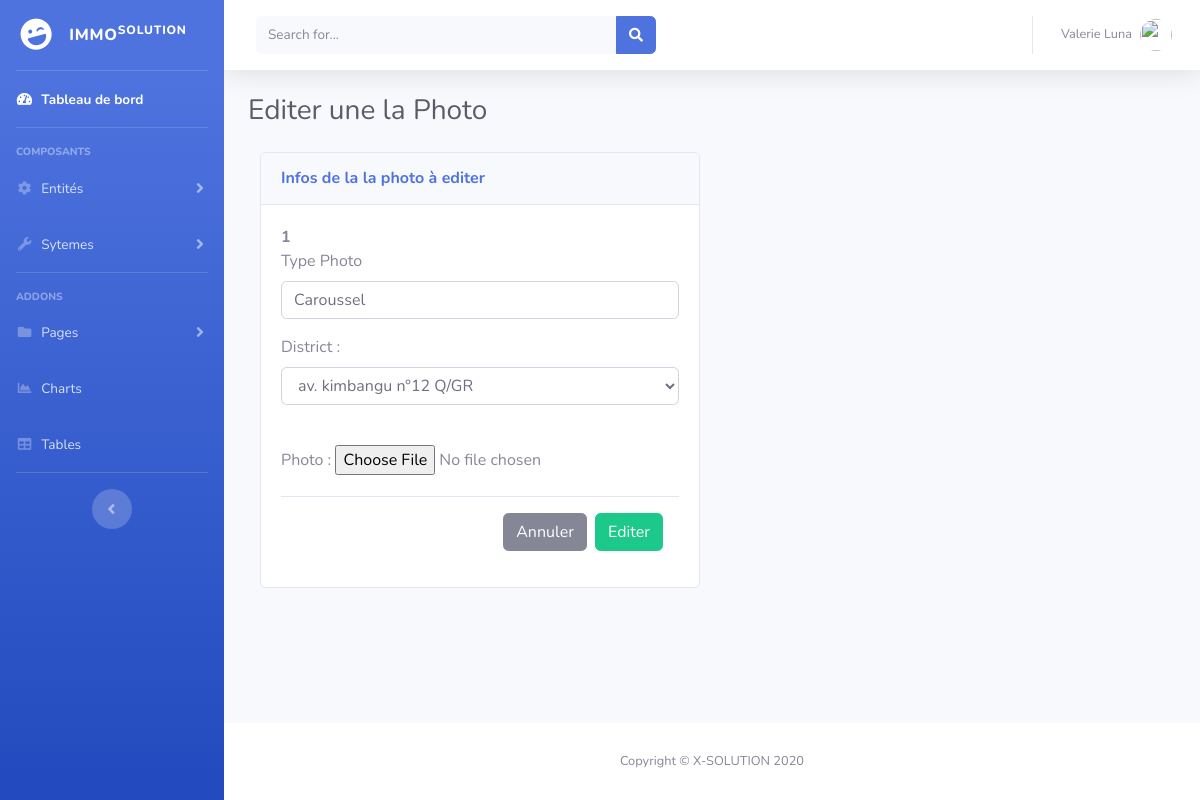
The app's page /pages/editerPhoto.php?idP=1 with its own data.
### tables this page shows
CREATE TABLE `photos` (
  `id_photo` int(11) NOT NULL,
  `chemin` varchar(255) NOT NULL,
  `id_biens` int(11) NOT NULL,
  `type_photo` varchar(50) NOT NULL
);

CREATE TABLE `biens` (
  `id_biens` int(11) NOT NULL,
  `adresse` text NOT NULL,
  `id_agence` int(11) NOT NULL,
  `id_type_bien` int(11) NOT NULL,
  `id_commune` int(11) NOT NULL,
  `prix` int(11) NOT NULL,
  `id_operation` int(11) NOT NULL,
  `detail` text NOT NULL,
  `statut` int(11) NOT NULL
);

### classes/connexion.class.php (called while the page is built, shortened)
<?php
    class Connexion{
      public static function getPreparedStatement($req){
         $chemin = "mysql:host=localhost; dbname=agenceimmobd";
         $user = "root";
         $password = "";
         $resReq="";
         try {
             $prstmt = new PDO($chemin, $user, $password);
             $resReq = $prstmt->prepare($req);
         } catch (PDOException $ex) {
             echo 'Connection echouer'.$ex->getMessage();
         }
         return $resReq;
      }
    }
?>

### classesdao/PhotoDAO.php (called while the page is built, shortened)
<?php
require_once '../classes/connexion.class.php';
require_once '../classes/Photo.php';
class PhotoDAO {
    public function afficherParId($id) {
        try {
            $ps = Connexion::getPreparedStatement("SELECT * FROM photos WHERE id_photo=?");
            $ps->bindValue(1, $id);
            $ps->execute();
            while ($row = $ps->fetch(PDO::FETCH_ASSOC)) {
                $photo = new Photo();
                $photo->setId_photo($row['id_photo']);
                $photo->setChemin($row['chemin']);
                $photo->setId_biens($row['id_biens']);
                $photo->setType_photo($row['type_photo']);
            }
        } catch (Exception $ex) {
            echo 'Erreur AFFICHAGE' . $ex->getMessage();
        }
        return $photo;
    }
}

### classes/Photo.php (called while the page is built, shortened)
<?php
class Photo {
    private $id_photo;
    private $id_biens;
    private $type_photo;
    function getId_photo() {
        return $this->id_photo;
    }
    function setId_photo($id_photo) {
        $this->id_photo = $id_photo;
    }
    function getId_biens() {
        return $this->id_biens;
    }
    function setId_biens($id_biens) {
        $this->id_biens = $id_biens;
    }
    function getType_photo() {
        return $this->type_photo;
    }
    function setType_photo($type_photo) {
        $this->type_photo = $type_photo;
    }
}

### classesdao/BienDAO.php (called while the page is built, shortened)
<?php
require_once '../classes/connexion.class.php';
require_once '../classes/Bien.php';
class BienDAO {
    public function afficher() {
        try {
            $ps = Connexion::getPreparedStatement("SELECT biens.id_biens, biens.adresse, biens.prix, biens.detail, biens.statut, agence.denomination as agence, type_bien.nom as typeBien, commune.nom as commune, operation.type_op"
                            . " FROM biens, agence, type_bien, commune, operation "
                            . "WHERE (biens.id_agence = agence.id_agence AND biens.id_type_bien = type_bien.id_type_bien AND biens.id_commune = commune.id_commune AND biens.id_operation = operation.id_operation)");
            $ps->execute();
            while ($row = $ps->fetch(PDO::FETCH_ASSOC)) {
                $bien = new Bien();
                $bien->setId_biens($row['id_biens']);
                $bien->setId_type_bien($row['typeBien']);
                $bien->setDetail($row['detail']);
                $bien->setAdresse($row['adresse']);
                $bien->setId_commune($row['commune']);
                $bien->setPrix($row['prix']);
                $bien->setId_agence($row['agence']);
                $bien->setId_operation($row['type_op']);
                $bien->setStatut($row['statut']);
                $bns[] = $bien;
            }
        } catch (Exception $ex) {
            echo 'Erreur AFFICHAGE' . $ex->getMessage();
        }
        return $bns;
    }
}

### classes/Bien.php (called while the page is built, shortened)
<?php
class Bien {
    private $id_biens;
    private $adresse;
    function getId_biens() {
        return $this->id_biens;
    }
    function getAdresse() {
        return $this->adresse;
    }
    function setId_biens($id_biens) {
        $this->id_biens = $id_biens;
    }
    function setAdresse($adresse) {
        $this->adresse = $adresse;
    }
}

### pages/editerPhoto.php (the view, shortened to what this page needs)
<?php
require_once '../classesdao/PhotoDAO.php';
require_once '../classesdao/BienDAO.php';
$photo = new PhotoDAO();
$idP = isset($_GET['idP']) ? $_GET['idP'] : 0;
$phts = $photo->afficherParId($idP);
$idBien = $phts->getId_biens();
$bien = new BienDAO();
$bns = $bien->afficher();
include('../includes/header.php');
include('../includes/navbar.php');
?>
<div id="content-wrapper" class="d-flex flex-column">
    <div id="content">
        <?php include('../includes/topmenu.php'); ?>
        <div class="container-fluid">
            <h1 class="h3 mb-4 text-gray-800">Editer une la Photo</h1>
            <div class="col-lg-6">
                <div class="card position-relative">
                    <div class="card-header py-3">
                        <h6 class="m-0 font-weight-bold text-primary">Infos de la la photo à editer</h6>
                    </div>
                    <div class="card-body">
                        <form action="actionP.php?a=modif" method="post" enctype="multipart/form-data">
                            <strong><label for="idC" id="idCL"></label><?php echo $phts->getId_photo() ?></strong>
                            <div class="form-group ">
                                <label for="nomC">Type Photo</label>
                                <input class="form-control" value="<?php echo $phts->getType_photo() ?>" id="" name="typephoto" type="text" required="" />
                            </div>
                            <div class="form-group">
                                <label for="district">District :</label>
                                <select name="bien" id="" class="form-control">
                                    <?php foreach ($bns as $ligneB): ?>
                                        <option value="<?php echo $ligneB->getId_biens() ?>" <?php if ($ligneB->getId_biens() == $idBien) echo "selected"; ?>><?php echo $ligneB->getAdresse() ?></option>
                                    <?php endforeach; ?>
                                </select>
                            </div><br>
                            <div class="form-group">
                                <label for="photo">Photo :</label>
                                <input type="file" name="photo" >
                            </div>
                            <div class="modal-footer">
                                <button type="button" class="btn btn-secondary" >Annuler</button>
                                <button type="submit" name="ajout" class="btn btn-success">Editer</button>
                            </div>
                        </form>
                    </div>
                </div>
            </div>
        </div>
    </div>
    <?php include('../includes/footer.php'); ?>
</div>
<?php
include('../includes/scripts.php');
?>

### records on screen
photos: id_photo "1", typephoto "Caroussel", bien "av. kimbangu n°12 Q/GR"
